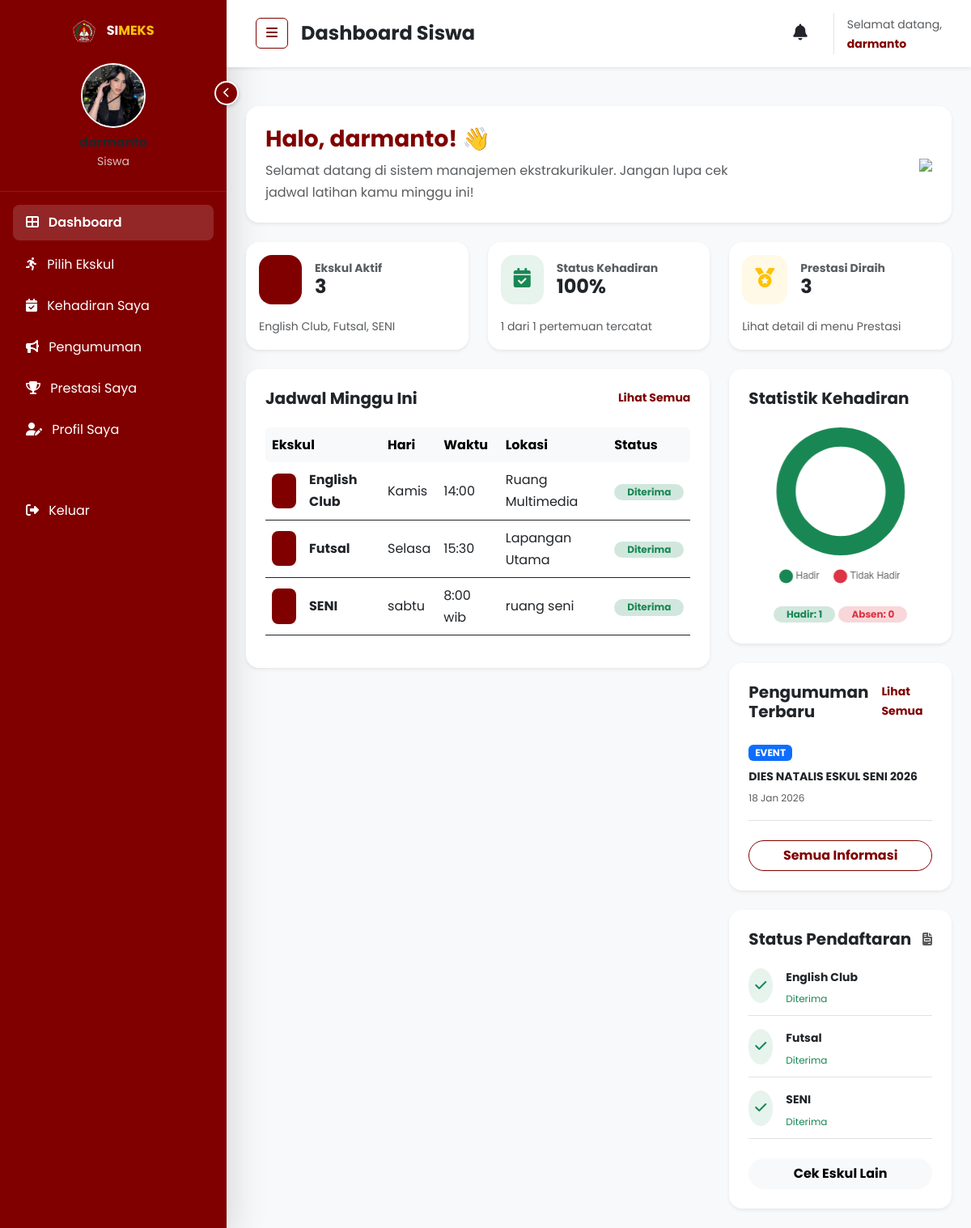
Screenshot of /siswa/dashboardsiswa.php (signed in) with the database file from the repository.
### tables this page shows
CREATE TABLE `users` (
  `id` int(11) NOT NULL,
  `nisn` varchar(20) DEFAULT NULL,
  `nama` varchar(100) NOT NULL,
  `email` varchar(100) NOT NULL,
  `password` varchar(255) NOT NULL,
  `kelas` varchar(50) DEFAULT NULL,
  `role` enum('admin','siswa') DEFAULT 'siswa',
  `foto` varchar(255) DEFAULT 'default.png',
  `created_at` timestamp NOT NULL DEFAULT current_timestamp()
);

CREATE TABLE `pendaftaran` (
  `id` int(11) NOT NULL,
  `user_id` int(11) DEFAULT NULL,
  `eskul_id` int(11) DEFAULT NULL,
  `tanggal_daftar` date DEFAULT NULL,
  `status` enum('menunggu','diterima','ditolak') DEFAULT 'menunggu',
  `catatan` text DEFAULT NULL
);

CREATE TABLE `eskul` (
  `id` int(11) NOT NULL,
  `nama_eskul` varchar(100) NOT NULL,
  `deskripsi` text DEFAULT NULL,
  `pembina` varchar(100) DEFAULT NULL,
  `kuota` int(11) DEFAULT 30,
  `jadwal` varchar(100) DEFAULT NULL,
  `lokasi` varchar(100) DEFAULT NULL,
  `gambar` varchar(255) DEFAULT 'default_eskul.jpg',
  `status` enum('aktif','non-aktif') DEFAULT 'aktif'
);

CREATE TABLE `pengumuman` (
  `id` int(11) NOT NULL,
  `judul` varchar(255) NOT NULL,
  `isi` text NOT NULL,
  `kategori` varchar(50) DEFAULT 'Umum',
  `tanggal` timestamp NOT NULL DEFAULT current_timestamp(),
  `status` enum('aktif','nonaktif') DEFAULT 'aktif'
);

### siswa/dashboardsiswa.php (the view, shortened to what the rows shown need)
<?php
include '../includes/header.php';
$user_id = $_SESSION['siswa_data']['user_id'];
$stmt = $koneksi->prepare("SELECT * FROM users WHERE id = ?");
$stmt->execute([$user_id]);
$user_data = $stmt->fetch();
$stmt = $koneksi->prepare("
    SELECT p.*, e.nama_eskul, e.jadwal, e.lokasi
    FROM pendaftaran p
    JOIN eskul e ON p.eskul_id = e.id
    WHERE p.user_id = ? AND p.status = 'diterima'
");
$stmt->execute([$user_id]);
$active_eskul = $stmt->fetchAll();
$stmt = $koneksi->prepare("
    SELECT p.*, e.nama_eskul
    FROM pendaftaran p
    JOIN eskul e ON p.eskul_id = e.id
    WHERE p.user_id = ?
    ORDER BY p.tanggal_daftar DESC
");
$stmt->execute([$user_id]);
$all_registrations = $stmt->fetchAll();
$announcements = $koneksi->query("SELECT * FROM pengumuman ORDER BY tanggal DESC LIMIT 4")->fetchAll();
$stmt = $koneksi->prepare("SELECT COUNT(*) FROM absensi WHERE user_id = ? AND status = 'hadir'");
$stmt->execute([$user_id]);
$real_hadir = $stmt->fetchColumn();
$stmt = $koneksi->prepare("SELECT COUNT(*) FROM absensi WHERE user_id = ?");
$stmt->execute([$user_id]);
$total_absen = $stmt->fetchColumn();
$user = [
    'nama' => $user_data->nama ?? 'Budi Santoso',
    'nisn' => $user_data->nisn ?? '1234567890',
    'kelas' => $user_data->kelas ?? 'XII MIPA 1'
];
?>
<div class="d-flex" id="wrapper">
    <?php include 'sidebar.php'; ?>
    <div id="page-content-wrapper" class="w-100 bg-light">
        <?php
        include '../includes/siswa_nav.php';
        ?>
        <div class="container-fluid p-4">
            <div class="alert bg-white border-0 shadow-sm rounded-4 p-4 mb-4 animate__animated animate__fadeInDown">
                <div class="row align-items-center">
                    <div class="col-md-9">
                        <h3 class="fw-bold text-maroon">Halo, <?php echo $user['nama']; ?>! 👋</h3>
                        <p class="text-muted mb-0">Selamat datang di sistem manajemen ekstrakurikuler. Jangan lupa cek jadwal latihan kamu minggu ini!</p>
                    </div>
                </div>
            </div>
            <div class="row g-4">
                <div class="col-lg-8">
                    <div class="card border-0 shadow-sm rounded-4 p-4">
                        <div class="table-responsive">
                            <table class="table table-hover align-middle border-0">
                                <thead class="table-light">
                                    <tr>
                                        <th class="border-0 rounded-start">Ekskul</th>
                                        <th class="border-0">Hari</th>
                                        <th class="border-0">Waktu</th>
                                        <th class="border-0">Lokasi</th>
                                        <th class="border-0 rounded-end">Status</th>
                                    </tr>
                                </thead>
                                <tbody>
                                    <?php if (empty($active_eskul)): ?>
                                        <tr>
                                            <td colspan="5" class="text-center text-muted py-4">Kamu belum terdaftar di ekskul manapun.</td>
                                        </tr>
                                    <?php else: ?>
                                        <?php foreach ($active_eskul as $row): ?>
                                            <tr>
                                                <td>
                                                    <div class="d-flex align-items-center">
                                                        <div class="bg-maroon bg-opacity-10 text-maroon p-2 rounded-3 me-3">
                                                            <i class="fas fa-running"></i>
                                                        </div>
                                                        <span class="fw-bold"><?php echo htmlspecialchars($row->nama_eskul); ?></span>
                                                    </div>
                                                </td>
                                                <td><?php echo explode(", ", $row->jadwal)[0] ?? $row->jadwal; ?></td>
                                                <td><?php echo explode(", ", $row->jadwal)[1] ?? '-'; ?></td>
                                                <td><?php echo htmlspecialchars($row->lokasi); ?></td>
                                                <td><span class="badge bg-success-subtle text-success px-3 rounded-pill text-capitalize"><?php echo $row->status; ?></span></td>
                                            </tr>
                                        <?php endforeach; ?>
                                    <?php endif; ?>
                                </tbody>
                            </table>
                        </div>
                    </div>
                </div>
                <div class="col-lg-4">
                    <div class="card border-0 shadow-sm rounded-4 p-4">
                        <?php if (empty($announcements)): ?>
                            <div class="text-center py-4 text-muted small">Belum ada pengumuman.</div>
                        <?php else: ?>
                            <?php foreach ($announcements as $ann): ?>
                                <?php
                                    $badge = 'bg-info';
                                    if ($ann->kategori == 'PENTING') $badge = 'bg-danger';
                                    elseif ($ann->kategori == 'UPDATE') $badge = 'bg-success';
                                    elseif ($ann->kategori == 'EVENT') $badge = 'bg-primary';
                                ?>
                                <div class="mb-3 pb-3 border-bottom">
                                    <span class="badge <?php echo $badge; ?> mb-2"><?php echo $ann->kategori; ?></span>
                                    <p class="mb-1 fw-bold small"><?php echo htmlspecialchars($ann->judul); ?></p>
                                    <p class="extra-small text-muted mb-0"><?php echo date('d M Y', strtotime($ann->tanggal)); ?></p>
                                </div>
                            <?php endforeach; ?>
                        <?php endif; ?>
                    </div>
                    <div class="card border-0 shadow-sm rounded-4 p-4 mt-4">
                        <?php if (empty($all_registrations)): ?>
                            <div class="text-center py-4 text-muted small">Belum ada riwayat pendaftaran.</div>
                        <?php else: ?>
                            <div class="registration-timeline">
                                <?php foreach (array_slice($all_registrations, 0, 3) as $reg): ?>
                                    <div class="d-flex mb-3 pb-2 border-bottom">
                                        <div class="me-3">
                                            <?php if ($reg->status == 'menunggu'): ?>
                                                <div class="bg-warning bg-opacity-10 text-warning p-2 rounded-circle">
                                                    <i class="fas fa-clock"></i>
                                                </div>
                                            <?php elseif ($reg->status == 'diterima'): ?>
                                                <div class="bg-success bg-opacity-10 text-success p-2 rounded-circle">
                                                    <i class="fas fa-check"></i>
                                                </div>
                                            <?php else: ?>
                                                <div class="bg-danger bg-opacity-10 text-danger p-2 rounded-circle">
                                                    <i class="fas fa-times"></i>
                                                </div>
                                            <?php endif; ?>
                                        </div>
                                        <div>
                                            <p class="mb-0 fw-bold small"><?php echo htmlspecialchars($reg->nama_eskul); ?></p>
                                            <span class="extra-small text-capitalize <?php
                                                if($reg->status == 'menunggu') echo 'text-warning';
                                                elseif($reg->status == 'diterima') echo 'text-success';
                                                else echo 'text-danger';
                                            ?>"><?php echo $reg->status; ?></span>
                                        </div>
                                    </div>
                                <?php endforeach; ?>
                            </div>
                        <?php endif; ?>
                    </div>
                </div>
            </div>
        </div>
    </div>
</div>
<script>
    const attCtx = document.getElementById('attendanceChart').getContext('2d');
    new Chart(attCtx, {
        type: 'doughnut',
        data: {
            labels: ['Hadir', 'Tidak Hadir'],
            datasets: [{
                data: [<?php echo $real_hadir; ?>, <?php echo ($total_absen - $real_hadir); ?>],
                backgroundColor: ['#198754', '#dc3545'],
                borderWidth: 0,
                hoverOffset: 4
            }]
        },
        options: {
            cutout: '70%',
            plugins: {
                legend: {
                    position: 'bottom',
                    labels: {
                        usePointStyle: true,
                        padding: 20,
                        font: { size: 12 }
                    }
                }
            },
            maintainAspectRatio: false
        }
    });
</script>
<?php include '../includes/footer.php'; ?>

### siswa/sidebar.php (shortened to what the rows shown need)
<?php
if (isset($_SESSION['siswa_data'])) {
    $stmt_sb = $koneksi->prepare("SELECT nama, foto FROM users WHERE id = ?");
    $stmt_sb->execute([$_SESSION['siswa_data']['user_id']]);
    $user_sb = $stmt_sb->fetch();
    $foto_sb = (!empty($user_sb->foto) && $user_sb->foto != 'default.png')
        ? "../assets/uploads/profile/" . $user_sb->foto
        : "https://ui-avatars.com/api/?name=" . urlencode($user_sb->nama) . "&background=fff&color=800000";
}
?>
<div class="bg-maroon text-white shadow-lg" id="sidebar-wrapper" style="min-width: 280px; min-height: 100vh; position: relative;">
    <div class="sidebar-heading p-4 border-bottom border-white border-opacity-10 text-center">
        <div class="mt-4">
            <img src="<?php echo $foto_sb; ?>" class="rounded-circle border border-2 border-white shadow-sm mb-2 object-fit-cover" width="80" height="80">
            <h6 class="fw-bold mb-0"><?php echo htmlspecialchars($user_sb->nama); ?></h6>
            <small class="opacity-75">Siswa</small>
        </div>
    </div>
</div>

### includes/siswa_nav.php (shortened to what the rows shown need)
<nav class="navbar navbar-expand-lg navbar-light bg-white py-3 px-4 shadow-sm mb-4">
    <div class="container-fluid">
        <div class="ms-auto d-flex align-items-center">
            <div class="d-none d-md-block border-start ps-3 ms-2">
                <span class="small text-muted">Selamat datang,</span>
                <span class="small fw-bold d-block text-maroon"><?php echo htmlspecialchars($user_sb->nama); ?></span>
            </div>
        </div>
    </div>
</nav>

### rows the page displays
users: foto (picture), nama "darmanto"
pendaftaran: eskul.nama_eskul "English Club", eskul.jadwal "Kamis", eskul.jadwal "14:00", eskul.lokasi "Ruang Multimedia", status "Diterima"
pendaftaran: eskul.nama_eskul "Futsal", eskul.jadwal "Selasa", eskul.jadwal "15:30", eskul.lokasi "Lapangan Utama", status "Diterima"
pendaftaran: eskul.nama_eskul "SENI", eskul.jadwal "sabtu", eskul.jadwal "8:00 wib", eskul.lokasi "ruang seni", status "Diterima"
pengumuman: kategori "EVENT", judul "DIES NATALIS ESKUL SENI 2026", tanggal "18 Jan 2026"

### other values shown
$navTitle "Dashboard Siswa"
$total_aktif "3"
implode(", ", $names) "English Club, Futsal, SENI"
$persen_hadir "100"
$real_hadir "1"
$total_absen "1"
$total_prestasi "3"
$total_absen - $real_hadir "0"
chart data {{ $total_absen - $real_hadir }} 0
